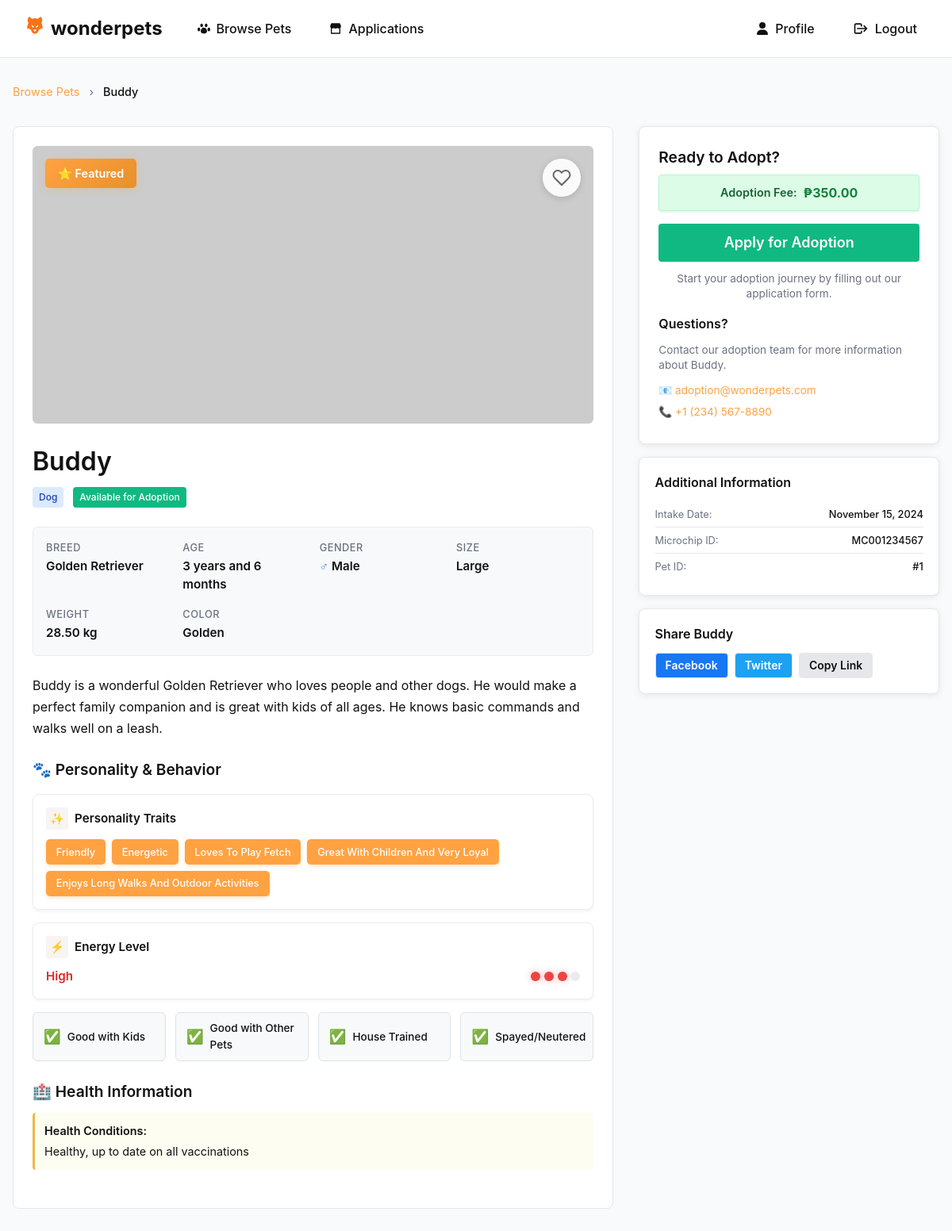
Screenshot of /src/pages/petProfile/index.php?id=1 (signed in) with the database file from the repository.
### tables this page shows
CREATE TABLE `pets` (
  `id` int(11) NOT NULL AUTO_INCREMENT,
  `name` varchar(100) NOT NULL,
  `pet_type_id` int(11) NOT NULL,
  `breed_id` int(11) DEFAULT NULL,
  `age_years` int(11) DEFAULT NULL,
  `age_months` int(11) DEFAULT NULL,
  `gender` enum('Male','Female','Unknown') NOT NULL,
  `size` enum('Small','Medium','Large','Extra Large') DEFAULT NULL,
  `weight` decimal(5,2) DEFAULT NULL COMMENT 'Weight in kg',
  `color` varchar(100) DEFAULT NULL,
  `personality_traits` text DEFAULT NULL,
  `health_conditions` text DEFAULT NULL,
  `special_needs` text DEFAULT NULL,
  `description` text DEFAULT NULL,
  `adoption_fee` decimal(10,2) DEFAULT 0.00,
  `is_spayed_neutered` tinyint(1) DEFAULT NULL,
  `is_house_trained` tinyint(1) DEFAULT NULL,
  `good_with_kids` tinyint(1) DEFAULT NULL,
  `good_with_pets` tinyint(1) DEFAULT NULL,
  `energy_level` enum('Low','Medium','High') DEFAULT NULL,
  `intake_date` date NOT NULL,
  `status` enum('available','pending','adopted','medical_hold','unavailable') NOT NULL DEFAULT 'available',
  `is_featured` tinyint(1) NOT NULL DEFAULT 0,
  `microchip_id` varchar(50) DEFAULT NULL,
  `pet_image` LONGBLOB DEFAULT NULL,
  `pet_image_type` varchar(50) DEFAULT NULL,
  `created_at` timestamp NOT NULL DEFAULT current_timestamp(),
  `updated_at` timestamp NOT NULL DEFAULT current_timestamp() ON UPDATE current_timestamp(),
  PRIMARY KEY (`id`),
  KEY `pet_type_id` (`pet_type_id`),
  KEY `breed_id` (`breed_id`),
  KEY `idx_status` (`status`),
  CONSTRAINT `pets_type_fk` FOREIGN KEY (`pet_type_id`) REFERENCES `pet_types` (`id`),
  CONSTRAINT `pets_breed_fk` FOREIGN KEY (`breed_id`) REFERENCES `breeds` (`id`) ON DELETE SET NULL
);

CREATE TABLE `pet_types` (
  `id` int(11) NOT NULL AUTO_INCREMENT,
  `type_name` varchar(50) NOT NULL,
  `description` text DEFAULT NULL,
  `is_active` tinyint(1) NOT NULL DEFAULT 1,
  `created_at` timestamp NOT NULL DEFAULT current_timestamp(),
  PRIMARY KEY (`id`),
  UNIQUE KEY `type_name` (`type_name`)
);

CREATE TABLE `breeds` (
  `id` int(11) NOT NULL AUTO_INCREMENT,
  `pet_type_id` int(11) NOT NULL,
  `breed_name` varchar(100) NOT NULL,
  `description` text DEFAULT NULL,
  `size_category` enum('Small','Medium','Large','Extra Large') DEFAULT NULL,
  `is_active` tinyint(1) NOT NULL DEFAULT 1,
  `created_at` timestamp NOT NULL DEFAULT current_timestamp(),
  PRIMARY KEY (`id`),
  KEY `pet_type_id` (`pet_type_id`),
  CONSTRAINT `breeds_pet_type_fk` FOREIGN KEY (`pet_type_id`) REFERENCES `pet_types` (`id`) ON DELETE CASCADE
);

### src/pages/petProfile/index.php (the view, shortened to what the rows shown need)
<?php
require '../../../server/db.php';
$pet_id = $_GET['id'] ?? null;
$pet_id = (int)$pet_id;
$sql = "
SELECT  p.*,
        b.breed_name,
        pt.type_name,
        (COALESCE(p.age_years,0) * 12 + COALESCE(p.age_months,0)) AS age_in_months
FROM pets p
LEFT JOIN breeds b ON b.id = p.breed_id
JOIN pet_types pt ON pt.id = p.pet_type_id
WHERE p.id = $pet_id
";
$result = $conn->query($sql);
$pet = $result ? $result->fetch_assoc() : null;
$age_years = (int)($pet['age_years'] ?? 0);
$age_months = (int)($pet['age_months'] ?? 0);
$age_display = '';
if ($age_years > 0) {
    $age_display .= $age_years . ' year' . ($age_years > 1 ? 's' : '');
    if ($age_months > 0) {
        $age_display .= ' and ' . $age_months . ' month' . ($age_months > 1 ? 's' : '');
    }
} else {
    $age_display = $age_months . ' month' . ($age_months > 1 ? 's' : '');
}
?>
<!DOCTYPE html>
<html lang="en">
<head>
    <link rel="stylesheet" href="index.css?v=<?php echo time(); ?>">
</head>
<body>
    <main class="container">
        <nav class="breadcrumb">
            <a href="../home/index.php">Browse Pets</a>
            <span class="separator">›</span>
            <span class="current"><?= htmlspecialchars($pet['name']) ?></span>
        </nav>
        <div class="pet-profile">
            <div class="profile-main">
                <div class="pet-info">
                    <div class="pet-header">
                        <h1 class="pet-name"><?= htmlspecialchars($pet['name']) ?></h1>
                        <div class="pet-meta">
                            <span class="badge badge-primary pet-type <?= strtolower($pet['type_name']) ?>"><?= htmlspecialchars($pet['type_name']) ?></span>
                            <span class="badge status-badge <?= strtolower(str_replace('_', '-', $pet['status'])) ?>">
                                <?php
                                switch($pet['status']) {
                                    case 'available':
                                        echo 'Available for Adoption';
                                        break;
                                }
                                ?>
                            </span>
                        </div>
                    </div>
                    <div class="facts">
                        <div class="fact-item">
                            <span class="label">Breed</span>
                            <span class="value"><?= htmlspecialchars($pet['breed_name'] ?? 'Mixed Breed') ?></span>
                        </div>
                        <div class="fact-item">
                            <span class="label">Age</span>
                            <span class="value"><?= $age_display ?></span>
                        </div>
                        <div class="fact-item">
                            <span class="value">
                                <span class="pet-gender <?= strtolower($pet['gender']) ?>">
                                    <?= htmlspecialchars($pet['gender']) ?>
                                </span>
                            </span>
                        </div>
                        <div class="fact-item">
                            <span class="label">Size</span>
                            <span class="value"><?= htmlspecialchars($pet['size'] ?? 'Not specified') ?></span>
                        </div>
                        <?php if ($pet['weight']): ?>
                        <div class="fact-item">
                            <span class="label">Weight</span>
                            <span class="value"><?= htmlspecialchars($pet['weight']) ?> kg</span>
                        </div>
                        <?php endif; ?>
                        <?php if ($pet['color']): ?>
                        <div class="fact-item">
                            <span class="label">Color</span>
                            <span class="value"><?= htmlspecialchars($pet['color']) ?></span>
                        </div>
                        <?php endif; ?>
                    </div>
                    <?php if ($pet['description']): ?>
                    <div class="description-section">
                        <p class="description"><?= nl2br(htmlspecialchars($pet['description'])) ?></p>
                    </div>
                    <?php endif; ?>
                    <?php if ($pet['personality_traits'] || $pet['energy_level'] || $pet['good_with_kids'] !== null || $pet['good_with_pets'] !== null): ?>
                    <div class="personality-section">
                        <?php if ($pet['personality_traits']): ?>
                        <div class="trait-card">
                            <div class="trait-tags">
                                <?php
                                $traits = preg_split('/[,.]/', $pet['personality_traits']);
                                foreach ($traits as $trait):
                                    $trait = trim($trait);
                                    if (!empty($trait)):
                                ?>
                                    <span class="trait-tag"><?= htmlspecialchars($trait) ?></span>
                                <?php
                                    endif;
                                endforeach;
                                ?>
                            </div>
                        </div>
                        <?php endif; ?>
                        <?php if ($pet['energy_level']): ?>
                        <div class="energy-card">
                            <div class="trait-header">
                                <span class="trait-icon">⚡</span>
                                <span class="trait-label">Energy Level</span>
                            </div>
                            <div class="energy-display">
                                <span class="energy-level-text <?php
                                    $energy_level = strtolower($pet['energy_level']);
                                    $energy_class = 'low';
                                    if (strpos($energy_level, 'low') !== false) {
                                        $energy_class = 'low';
                                    } elseif (strpos($energy_level, 'moderate') !== false || strpos($energy_level, 'medium') !== false) {
                                        $energy_class = 'medium';
                                    } elseif (strpos($energy_level, 'high') !== false) {
                                        $energy_class = 'high';
                                    }
                                    echo $energy_class;
                                ?>"><?= htmlspecialchars($pet['energy_level']) ?></span>
                                <div class="energy-bar">
                                    <?php
                                    $energy_value = 1;
                                    if (strpos($energy_level, 'low') !== false) $energy_value = 1;
                                    elseif (strpos($energy_level, 'moderate') !== false || strpos($energy_level, 'medium') !== false) $energy_value = 2;
                                    elseif (strpos($energy_level, 'high') !== false) $energy_value = 3;
                                    elseif (strpos($energy_level, 'very high') !== false) $energy_value = 4;
                                    for ($i = 1; $i <= 4; $i++):
                                    ?>
                                        <div class="energy-dot <?= $i <= $energy_value ? 'active ' . $energy_class : '' ?>"></div>
                                    <?php endfor; ?>
                                </div>
                            </div>
                        </div>
                        <?php endif; ?>
                    </div>
                    <?php endif; ?>
                    <?php if ($pet['health_conditions'] || $pet['special_needs']): ?>
                    <div class="health-section">
                        <?php if ($pet['health_conditions']): ?>
                        <div class="health-item health">
                            <span class="health-label">Health Conditions:</span>
                            <span class="health-value"><?= nl2br(htmlspecialchars($pet['health_conditions'])) ?></span>
                        </div>
                        <?php endif; ?>
                    </div>
                    <?php endif; ?>
                </div>
            </div>
            <div class="profile-sidebar">
                <div class="adoption-card">
                    <div class="adoption-header">
                        <?php if ($pet['status'] === 'available'): ?>
                            <?php if ($pet['adoption_fee'] > 0): ?>
                                <div class="adoption-fee">
                                    Adoption Fee: <strong>₱<?= number_format($pet['adoption_fee'], 2) ?></strong>
                                </div>
                            <?php endif; ?>
                        <?php elseif ($pet['status'] === 'adopted'): ?>
                            <h3>🎉 Great News!</h3>
                            <p class="adoption-message"><?= htmlspecialchars($pet['name']) ?> has found a loving home!</p>
                        <?php elseif ($pet['status'] === 'pending'): ?>
                            <h3>📝 Adoption in Progress</h3>
                            <p class="adoption-message"><?= htmlspecialchars($pet['name']) ?> is currently under review for adoption.</p>
                        <?php elseif ($pet['status'] === 'medical_hold'): ?>
                            <h3>🏥 Medical Care</h3>
                            <p class="adoption-message"><?= htmlspecialchars($pet['name']) ?> is receiving medical care and will be available soon.</p>
                        <?php else: ?>
                            <h3>Currently Unavailable</h3>
                            <p class="adoption-message"><?= htmlspecialchars($pet['name']) ?> is temporarily unavailable for adoption.</p>
                        <?php endif; ?>
                    </div>
                    <div class="contact-info">
                        <h4>Questions?</h4>
                        <p>Contact our adoption team for more information about <?= htmlspecialchars($pet['name']) ?>.</p>
                        <a href="mailto:adoption@wonderpets.com" class="contact-link">
                            📧 adoption@wonderpets.com
                        </a>
                        <a href="tel:+1234567890" class="contact-link">
                            📞 +1 (234) 567-8890
                        </a>
                    </div>
                </div>
                <div class="additional-info">
                    <div class="info-item">
                        <span class="info-label">Intake Date:</span>
                        <span class="info-value"><?= date('F j, Y', strtotime($pet['intake_date'])) ?></span>
                    </div>
                    <?php if ($pet['microchip_id']): ?>
                    <div class="info-item">
                        <span class="info-label">Microchip ID:</span>
                        <span class="info-value"><?= htmlspecialchars($pet['microchip_id']) ?></span>
                    </div>
                    <?php endif; ?>
                    <div class="info-item">
                        <span class="info-label">Pet ID:</span>
                        <span class="info-value">#<?= $pet['id'] ?></span>
                    </div>
                </div>
                <div class="share-section">
                    <h4>Share <?= htmlspecialchars($pet['name']) ?></h4>
                    <div class="share-buttons">
                        <button onclick="shareOnFacebook()" class="btn btn-sm btn-secondary share-btn facebook">Facebook</button>
                        <button onclick="shareOnTwitter()" class="btn btn-sm btn-secondary share-btn twitter">Twitter</button>
                        <button onclick="copyLink()" class="btn btn-sm btn-secondary share-btn link">Copy Link</button>
                    </div>
                </div>
            </div>
        </div>
    </main>
</body>
</html>

### rows the page displays
pets: name "Buddy", pet_type.type_name "Dog", breed.breed_name "Golden Retriever", age_display "3 years and 6 months", gender "Male", size "Large", weight "28.50", color "Golden", description "Buddy is a wonderful Golden Retriever who loves people and other dogs. He would make a perfect family companion and is great with kids of all ages. He knows basic commands and walks well on a leash.", personality_traits "Friendly", personality_traits "Energetic", personality_traits "Loves To Play Fetch", personality_traits "Great With Children And Very Loyal", personality_traits "Enjoys Long Walks And Outdoor Activities", energy_level "High", health_conditions "Healthy, up to date on all vaccinations", adoption_fee "350.00", intake_date "November 15, 2024", microchip "MC001234567", id "1"
